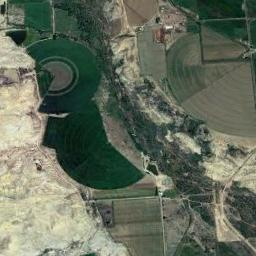
#> input picture train/Agriculture/051.jpg, 256 x 256 px, found by its file name; its folder holds only this picture in this run
$ jupyter execute --allow-errors LBP_KNN.ipynb
#> lines starting #> are read from the running program, lines starting #| are printed output that depends on the picture
[cell 1]
import os
import cv2
import numpy as np
import matplotlib.pyplot as plt
from sklearn.model_selection import train_test_split, GridSearchCV, cross_val_score
from sklearn.neighbors import KNeighborsClassifier
from sklearn.metrics import classification_report, accuracy_score, precision_score, recall_score, f1_score, confusion_matrix, ConfusionMatrixDisplay
from skimage.feature import local_binary_pattern
from sklearn.model_selection import cross_validate

[cell 2]
from google.colab import drive
drive.mount('/content/drive')

[cell 3]
# file path
trainSet_path = '/content/drive/MyDrive/COMP9517_ZXCZH/train'
testSet_path = '/content/drive/MyDrive/COMP9517_ZXCZH/test'

# LBP parameters, after comparing the training results, we find that radius=2 and num_points=16 is the quickest while ensurinrg the reasonable accuracy
NUM_POINTS = 16
RADIUS = 2

# extract the LBP features:
def extract_lbp_features(image, num_points=NUM_POINTS, radius=RADIUS):
    gray = cv2.cvtColor(image, cv2.COLOR_BGR2GRAY)
    # Get the lbp features.
    lbp = local_binary_pattern(gray, num_points, radius, method="uniform")
    n_bins = int(lbp.max() + 1)
    # Get the histogram of bins
    hist, _ = np.histogram(lbp.ravel(), bins=n_bins, range=(0, n_bins))
    # Do the normalization
    hist = hist / np.sum(hist)
    return hist

# Load and process the datasets:
def load_and_extract_features(dataset_path):
    features = []
    labels = []

    # only load the files in the catagory file.
    categories = [category for category in sorted(os.listdir(dataset_path)) if os.path.isdir(os.path.join(dataset_path, category))]
    for label, category in enumerate(categories):
        # Find the target path
        category_path = os.path.join(dataset_path, category)
        if not os.path.isdir(category_path):
            continue
        # We get each images in the category folder
        for file_name in os.listdir(category_path):
            # Load the image
            file_path = os.path.join(category_path, file_name)
            image = cv2.imread(file_path)
#> image is the input picture: shape (256, 256, 3); mean B, G, R 91.8, 108.4, 99.7
            # Ensure image is avaliable.
            if image is None:
                print(f"Image is invalid!!: {file_path}")
                continue
            # Extract and record the lbp features:
            features.append(extract_lbp_features(image))
#> in extract_lbp_features, `gray = cv2.cvtColor(image, cv2.COLOR_BGR2GRAY)`:
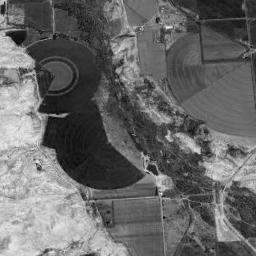
#> gray: shape (256, 256); min 3, max 245, mean 103.9
#> in extract_lbp_features, `lbp = local_binary_pattern(gray, num_points, radius, method="uniform")`:
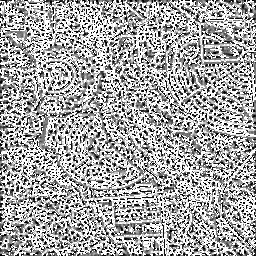
#> lbp: shape (256, 256) float64; min 0, max 17, mean 11.05; drawn with min black and max white
#> in extract_lbp_features, `n_bins = int(lbp.max() + 1)`: n_bins = 18
#> in extract_lbp_features, `hist, _ = np.histogram(lbp.ravel(), bins=n_bins, range=(0, n_bins))`: hist = 18 values, max 21994 at index 17, min 1613 at index 12, mean 3640.9
#> in extract_lbp_features, `hist = hist / np.sum(hist)`: hist = 18 values, max 0.336 at index 17, min 0.0246 at index 12, mean 0.0556
            labels.append(label)
#> pass 2 of the loop in load_and_extract_features, `for label, category in enumerate(categories):`:
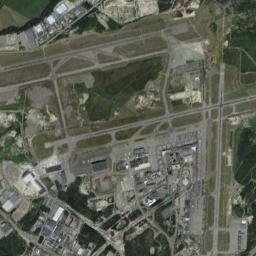
#> input picture train/Airport/045.jpg, 256 x 256 px, found by its file name
#> in load_and_extract_features, image is the input picture: shape (256, 256, 3); mean B, G, R 85.8, 97.9, 95.1
#> in extract_lbp_features (call 2), `lbp = local_binary_pattern(gray, num_points, radius, method="uniform")`:
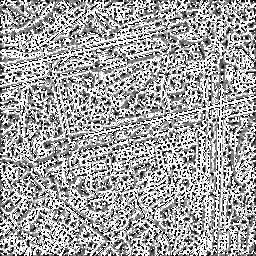
#> lbp: shape (256, 256) float64; min 0, max 17, mean 10.94; drawn with min black and max white
#> in extract_lbp_features (call 2), `hist, _ = np.histogram(lbp.ravel(), bins=n_bins, range=(0, n_bins))`: hist = 18 values, max 21078 at index 17, min 1621 at index 12, mean 3640.9
#> in extract_lbp_features (call 2), `hist = hist / np.sum(hist)`: hist = 18 values, max 0.322 at index 17, min 0.0247 at index 12, mean 0.0556
    # return nparray data type X_train/y_train/corresponding label
    return np.array(features), np.array(labels), categories

# Get the corresponding training and test dataset
X_train, y_train, categories = load_and_extract_features(trainSet_path)
#> y_train = [0, 1]; categories = ['Agriculture', 'Airport']
#> (the rest of this cell did not finish here and is left out)
